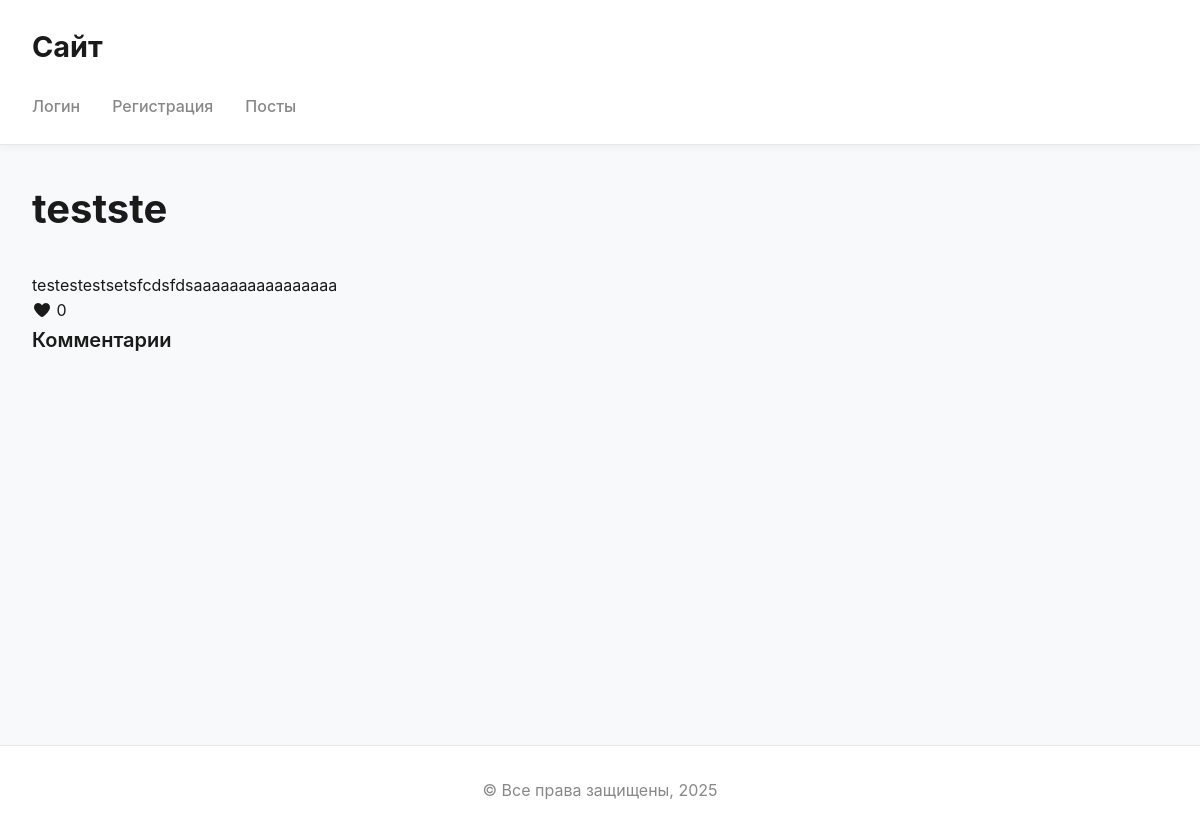
The page /posts/4 on the database its author committed.
### tables this page shows
CREATE TABLE posts (
            id INTEGER PRIMARY KEY AUTOINCREMENT,
            title TEXT NOT NULL,
            content TEXT NOT NULL,
            views INTEGER DEFAULT 0,
            likes INTEGER DEFAULT 0,
            created_at TIMESTAMP DEFAULT CURRENT_TIMESTAMP,
            updated_at TIMESTAMP DEFAULT CURRENT_TIMESTAMP,
            author_id INTEGER,
            FOREIGN KEY(author_id) REFERENCES users(id) ON DELETE SET NULL
            );

### controllers/posts.py (the view)
    def show(self, post_id):
        conn = self.get_db()
        model = Post(conn)
        post = model.get(post_id)
        if not post:
            return render_template("errors/404.html", title="Не найдено")
        model.increment_views(post_id)
        post["views"] += 1
        return render_template(
            "posts/show.html", title=post["title"], post=post,
        )

### app.py (called while the page is built)
@app.before_request
def load_user():
    auth_controller.load_user()

### app_core/app.py (called while the page is built)
    def open_db(self):
        if "_db" not in g:
            g._db = sqlite3.connect(self.db_path)
            g._db.row_factory = sqlite3.Row

    def get_db(self):
        return g._db

### controllers/auth.py (called while the page is built, shortened)
    def load_user(self):
        g.user = None
        sid = request.cookies.get(COOKIE_NAME)
        return redirect(url_for('posts.index'))

### models/post.py (called while the page is built)
    def get(self, post_id):
        cur = self.conn.execute(
            """SELECT *
               FROM posts
               WHERE id = ?""", [post_id],
        )
        row = cur.fetchone()
        return dict(row) if row else None

    def increment_views(self, post_id):
        cur = self.conn.execute(
            """
            UPDATE posts
            SET views = views + 1
            WHERE id = ?
            """,
            [post_id],
        )
        self.conn.commit()
        return cur.rowcount > 0

### templates/posts/show.html (shortened to what this page needs)
{% extends "base.html" %}
{% block content %}
    <h1>{{ post['title'] }}</h1>
    <p>{{ post['content'] }}</p>
    {% if g.user %}
        <div class="like-btn">
            <button class="like-btn__btn" data-post-id="{{ post['id'] }}" type="button">
                <i class="like-icon fa-solid fa-heart"></i>
                <span class="like-count">{{ post['likes'] }}</span>
            </button>
        </div>
    {% else %}
        <div>
            <i class="fa-solid fa-heart"></i>
            <span class="like-count">{{ post['likes'] }}</span>
        </div>
    {% endif %}
<div id="comments-section">
    <h3>Комментарии</h3>
</div>
{% endblock %}

### static/css/style.css (style rules this page uses)
:root { --primary-color: #0066cc; --primary-hover: #0052a3; --secondary-color: #667eea; --danger-color: #f56565; --danger-hover: #e53e3e; --success-color: #48bb78; --warning-color: #ed8936; --info-color: #4299e1; --text-primary: #1a1a1a; --text-secondary: #555; --text-muted: #888; --text-light: #aaa; --bg-primary: #fff; --bg-secondary: #f8f9fa; --border-color: #e8e8e8; --border-light: #f0f0f0; --shadow-sm: 0 2px 8px rgba(0, 0, 0, 0.05); --shadow-md: 0 4px 16px rgba(0, 0, 0, 0.1); --shadow-lg: 0 8px 24px rgba(0, 0, 0, 0.15); }
* { margin: 0; padding: 0; box-sizing: border-box; }
html, body { height: 100%; }
body { font-family: -apple-system, BlinkMacSystemFont, 'Segoe UI', Roboto, 'Helvetica Neue', Arial, sans-serif; font-size: 16px; line-height: 1.6; color: var(--text-primary); background-color: var(--bg-secondary); }
h1 { font-size: 2.5rem; font-weight: 700; margin-bottom: 2rem; color: var(--text-primary); }
h3 { font-size: 1.25rem; font-weight: 600; margin-bottom: 1rem; color: var(--text-primary); }

### rows shown on the page
posts: title "testste", content "testestestsetsfcdsfdsaaaaaaaaaaaaaaaa", likes "0"
